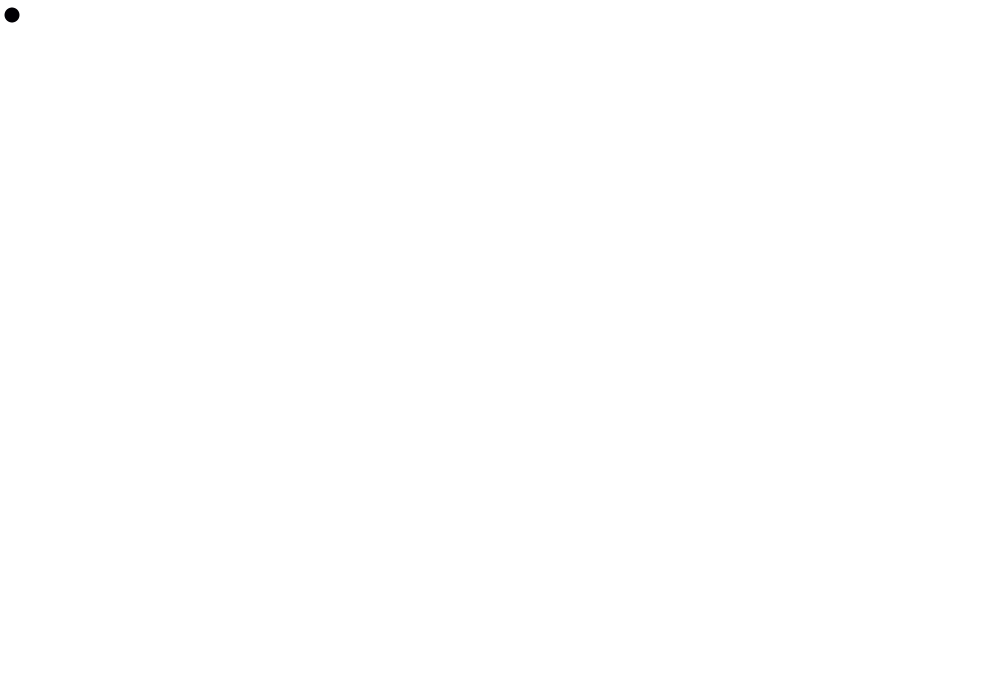
Frame 1 (no input)
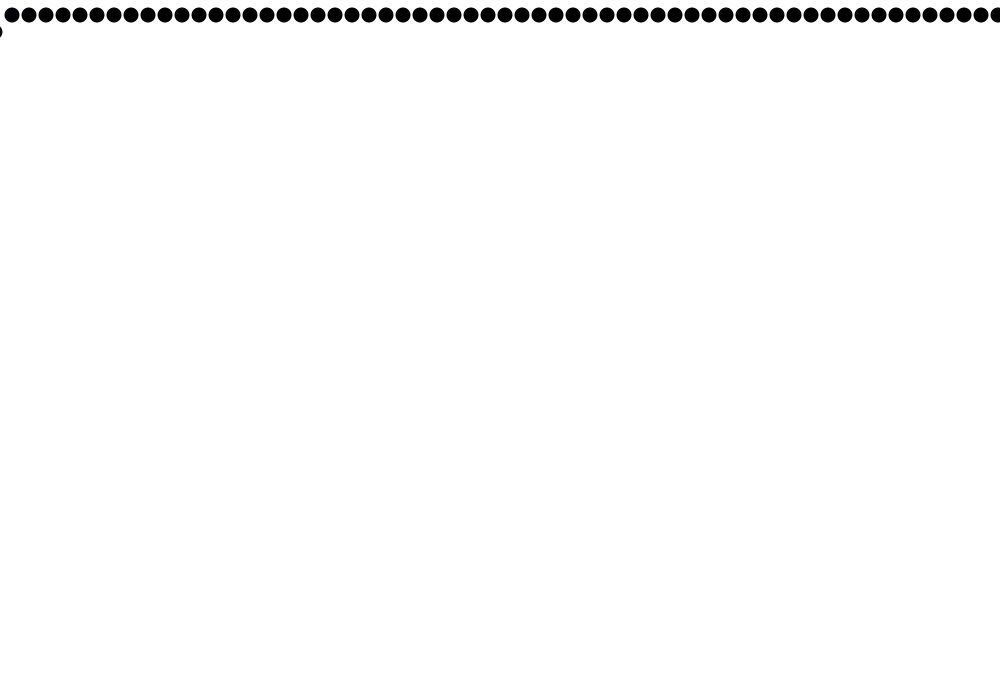
Frame 60 (the mouse pressed at the canvas centre just before this capture)
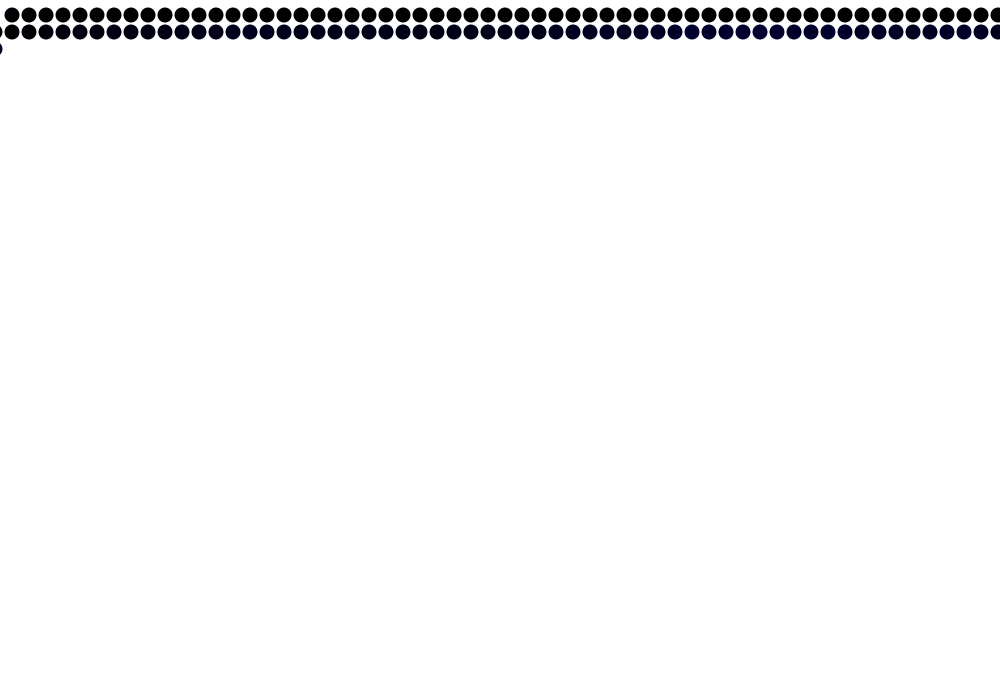
Frame 120 (the mouse held since frame 60 and released just before this capture)

The Processing sketch that drew these frames (run headless with seeded random() and noise(); from frame 60 on, the mouse is pressed at the canvas centre):

// Processing sketch: processing_83358
// ── processing_83358.pde

Pacman b; //declarar objeto
  
  
void setup () {
  background (255);
size (1000,700);
b = new Pacman (-5, 15, 15,15, 255);

  
noStroke();
}
  
void draw (){
    
  b. update();
  b.display();

  
}
  
//clase
  
class Pacman {
    
  float xpos;
  float ypos;
  float radius;
  float alto;
  int rojo;
 int verde;
int azul;
float boca1;
float boca2;
    
  Pacman (float x, float y, float r, float b1, int b2) { //constructor
   
xpos = x;
ypos = y;
radius = r;

boca1 = b1;
boca2 = b2;

  
  }
    
  void update (){
    xpos = xpos + 17;
    ypos = ypos +0;
    rojo = rojo + int (random (-5,5));
    verde = verde + int (random (-5,5));
    azul =azul + int (random (-5,5));
      
    if (xpos >= 1000) {
      xpos = -5;
      ypos = ypos +17;
    }
      
   
      
      
    if (ypos >= 700) {
      ypos = 15;
    }
      
    if (ypos <= 0) {
      ypos = random(1,999);
    }
      
  }
   
   
    
  void display (){
    fill (rojo, verde, azul);
    arc (xpos, ypos, radius, radius,boca1,boca2);
  }
}
